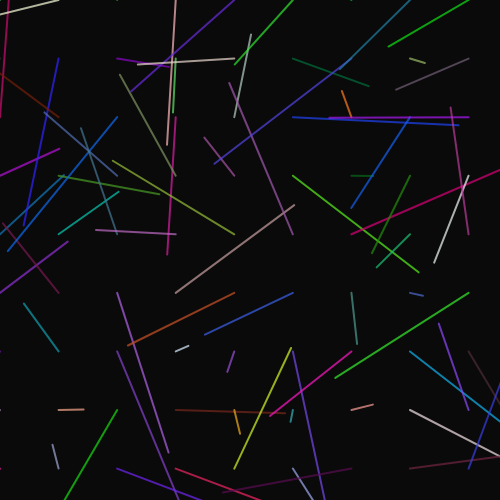
Frame 1 (no input)
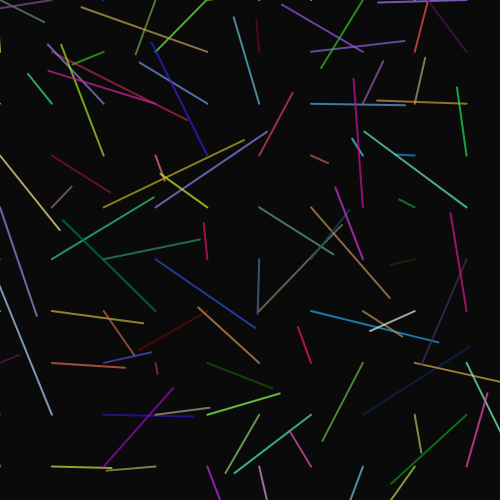
Frame 60 (no input)
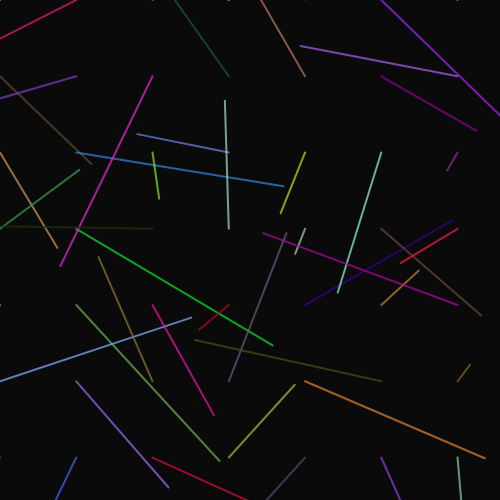
Frame 120 (the mouse pressed at the canvas centre since frame 60)

The p5.js sketch that drew these frames (run headless with seeded random() and noise() and a simulated clock; from frame 60 on, the mouse is pressed at the canvas centre):

// p5.js sketch
// ── sketch.js
function setup() {
    createCanvas(500, 500);
    frameRate(30);
    noFill();
    strokeWeight(2);
  }
  
  function draw() {
    background(10);
    
    let cellSize = random(5, 80);
    
    for (let x = 0; x < width; x += cellSize) {
      for (let y = 0; y < height; y += cellSize) {
        stroke(random(255), random(255), random(255), 180);
        let angle = random(TWO_PI);
        let len = random(cellSize * 0.2, cellSize * 3);
        
        line(x, y, x + cos(angle) * len, y + sin(angle) * len);
      }
    }
  }
